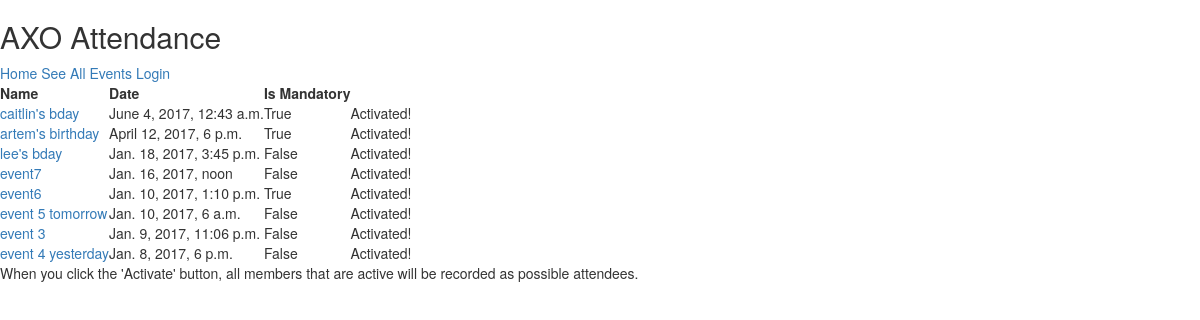
Before: /attendance/events/ with the older database file.
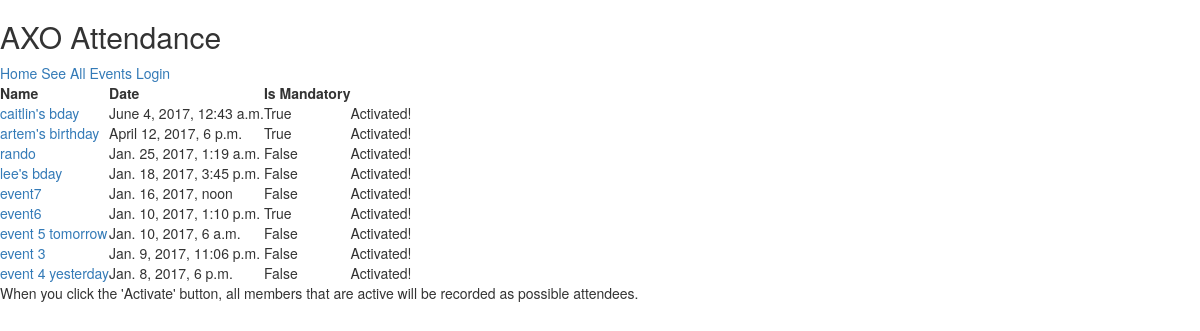
After: the same page with the newer database file.
### attendance/models.py (models this page shows, shortened)
@python_2_unicode_compatible
class Event(models.Model):
  VALUE_OF_EXCUSED_ABSENCE = .75
  name = models.CharField(max_length=200)
  date = models.DateTimeField()
  is_mandatory = models.BooleanField(default=False)
  is_activated = models.BooleanField(default=False)
  required_sisters = models.ManyToManyField(Sister, blank=True, related_name='sisters_required')
  sisters_attended = models.ManyToManyField(Sister, blank=True, related_name='Attendees')
  sisters_excused = models.ManyToManyField(Sister, blank=True, related_name='sisters_excused')
  points = models.IntegerField(default=10)

### attendance/views.py (the view)
# urls.py: url(r'^events/(?P<event_id>[0-9]+)/$', views.event_details, name='event_details'),
def events(request):
  events = Event.objects.order_by('-date');
  return render(request, 'attendance/events.html', {'events': events})

### attendance/templates/attendance/events.html
{% extends "attendance/base.html" %}
{% block content %}
{% if events %}
  <table>
    <tr>
      <th> Name </th>
      <th> Date </th>
      <th> Is Mandatory </th>
    </tr>
    {% for event in events %}
        <tr>
          <td>
            {% if event.is_activated %}
              <a href="{% url 'attendance:event_details' event.id %}">
                {{ event.name }}
              </a>
            {% else %}
              {{ event.name }}
            {% endif %}
          </td>
          <td> {{ event.date }} </td>
          <td> {{ event.is_mandatory }} </td>
          <td>
            {% if event.is_activated %}
              Activated!
            {% else %}
              <form action="{% url 'attendance:activate' event.id %}" method="post">
                {% csrf_token %}
                <input type="submit" value="Activate Now" />
              </form>
            {% endif %}
          </td>
        </tr>
    {% endfor %}
    </table>
  <p> When you click the 'Activate' button, all members that are active will be recorded as possible attendees. </p>
{% else %}
    <p>No events are available.</p>
{% endif %}
{% endblock content %}

### attendance/templates/attendance/base.html (shortened to what this page needs)
<!doctype html>
<head>
  <link rel="stylesheet" href="http://maxcdn.bootstrapcdn.com/bootstrap/3.3.6/css/bootstrap.min.css">
</head>
<body>
  <div id="container">
    <h2> AXO Attendance </h2>
    <div id="navigation">
      <a href="{% url 'attendance:index' %}"> Home </a>
      <a href="{% url 'attendance:events' %}"> See All Events </a>
      {% if user.is_authenticated %}
        <a href="{% url 'attendance:excuse_pending' %}"> See All Pending Excuses </a>
        <a href="{% url 'attendance:personal_record' %}"> See My Attendance </a>
        <a href="{% url 'attendance:logout' %}"> Logout </a>
        <p> Your username: {{ user.username }} </p>
      {% else %}
        <a href="{% url 'attendance:login' %}"> Login </a>
      {% endif %}
    </div>
    {% block content %}
    {% endblock %}
  </div>
</body>

Changed rows visible on the page:
added Event: name "rando", date "Jan. 25, 2017, 1:19 a.m.", is_mandatory "False", is_activated "Activated!"
